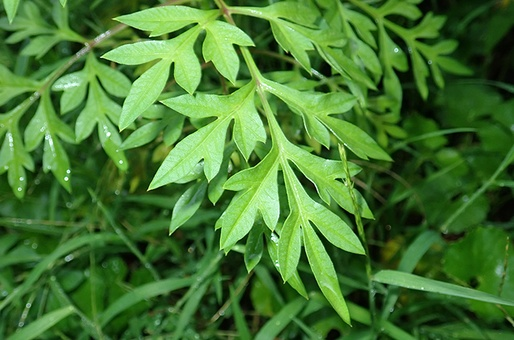
#> input picture PCD SESII 2/daun kenikir.jpg, 514 x 340 px, shrunk from 702 x 465 before the run, found by its file name
$ python green.py
#> lines starting #> are read from the running program, lines starting #| are printed output that depends on the picture
import numpy as np
import imageio.v3 as image

paths = {
    "kenikir" : "C:\\Users\\Lenovo\\Documents\\Ayang PCD\\PCD SESII 2\\daun kenikir.jpg",
   "pepaya" : "C:\\Users\\Lenovo\\Documents\\Ayang PCD\\PCD SESII 2\\daun pepaya.jpg",
   "singkong": "C:\\Users\\Lenovo\Documents\\Ayang PCD\\PCD SESII 2\\daun singkong.jpeg"
}

for name, path in paths.items():
    # Membaca gambar
    image_source = image.imread(path)
#> image_source is the input picture: shape (340, 514, 3); mean R, G, B 70.7, 120.7, 50.2

    # Pisahkan channel warna hijau
    green_ch = image_source[:,:,1]
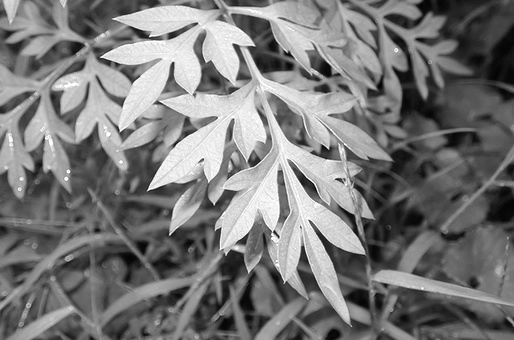
#> green_ch: shape (340, 514); min 2, max 255, mean 120.7

    # Membuat gambar baru hanya dengan channel hijau
    image_green = np.zeros_like(image_source)
    image_green[:,:,1] = green_ch
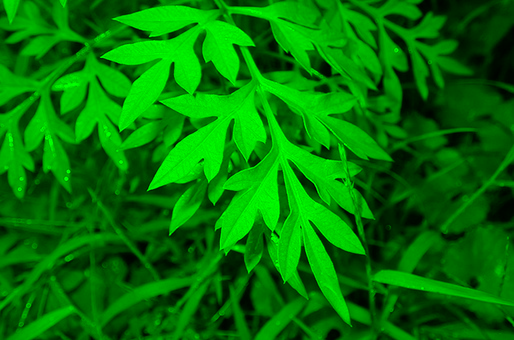
#> image_green: shape (340, 514, 3); mean of channels 0, 1, 2 0, 120.7, 0; drawn as R, G, B

    # Simpan gambar channel hijau
    output_path = f"C:\\Users\\Lenovo\\Documents\\Ayang PCD\\hasil\\{name}_green_channel.jpeg"
    image.imwrite(output_path, image_green)

    print(f"Gambar Channel Hijau untuk {name} selesai disimpan di {output_path}")
#> pass 2 of the loop `for name, path in paths.items():`:
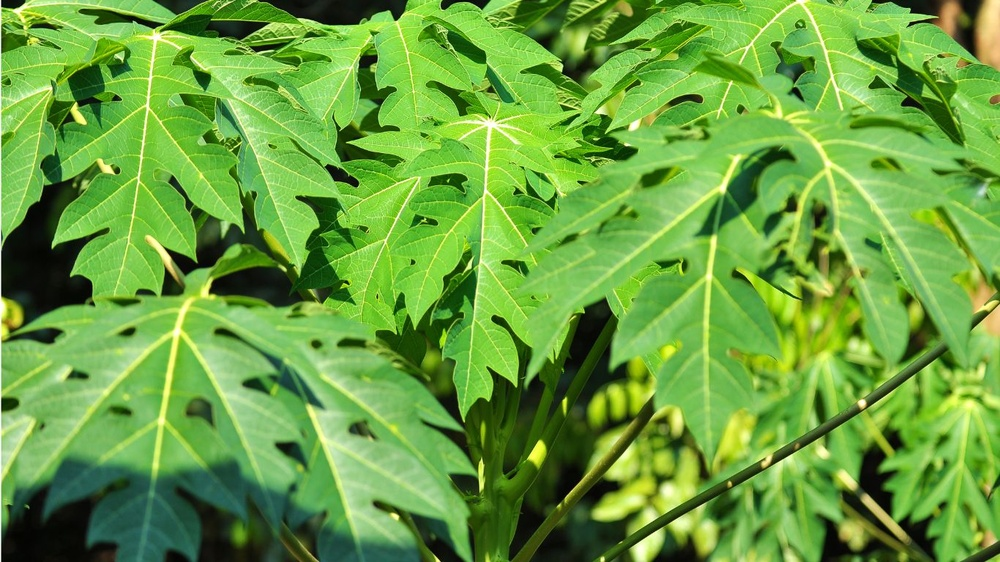
#> input picture PCD SESII 2/daun pepaya.jpg, 1000 x 562 px, shrunk from 1366 x 768 before the run, found by its file name
#> image_source is the input picture: shape (562, 1000, 3); mean R, G, B 105, 161.1, 63
#> `green_ch = image_source[:,:,1]`:
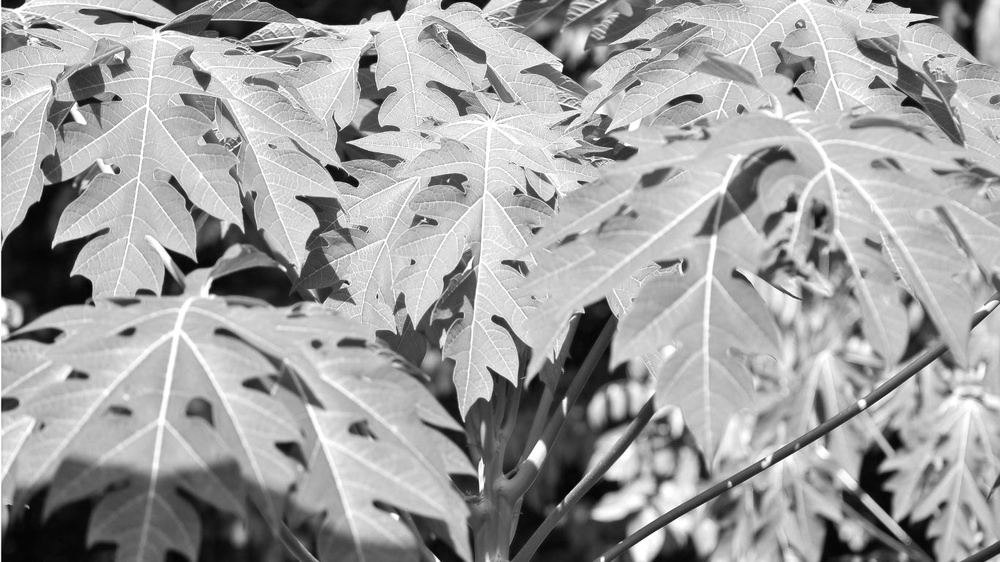
#> green_ch: shape (562, 1000); min 1, max 255, mean 161.1
#> `image_green[:,:,1] = green_ch`:
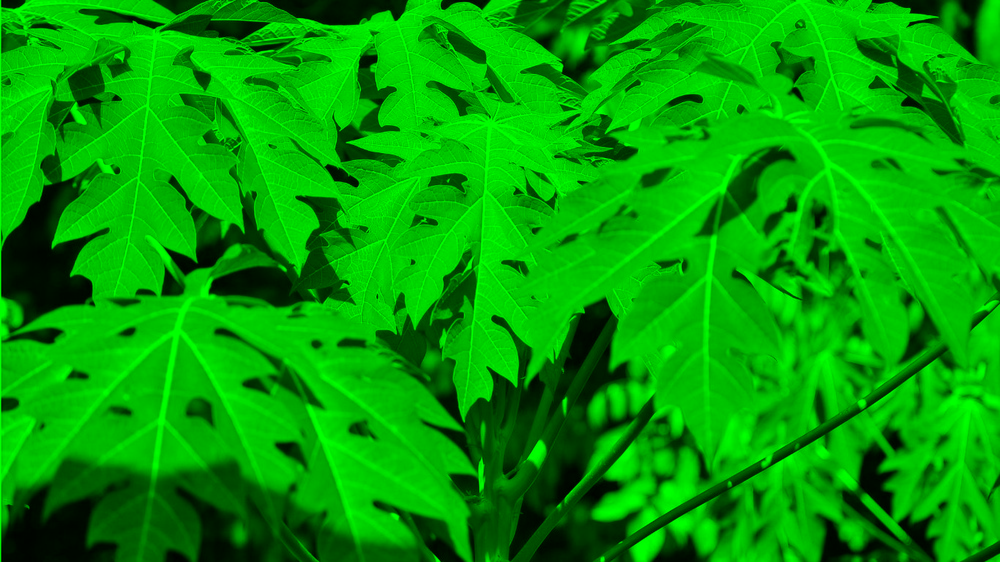
#> image_green: shape (562, 1000, 3); mean of channels 0, 1, 2 0, 161.1, 0; drawn as R, G, B
#> pass 3 of the loop `for name, path in paths.items():`:
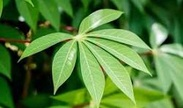
#> input picture PCD SESII 2/daun singkong.jpeg, 183 x 108 px, shrunk from 250 x 148 before the run, found by its file name
#> image_source is the input picture: shape (108, 183, 3); mean R, G, B 83.5, 126.2, 59.3
#> `green_ch = image_source[:,:,1]`:
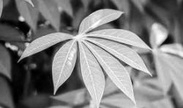
#> green_ch: shape (108, 183); min 0, max 255, mean 126.2
#> image_green: shape (108, 183, 3)
#> `image.imwrite(output_path, image_green)`:
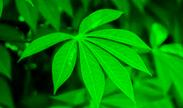
#> saved as singkong_green_channel.jpeg: shape (108, 183, 3); mean R, G, B 3.5, 126.3, 3.8
